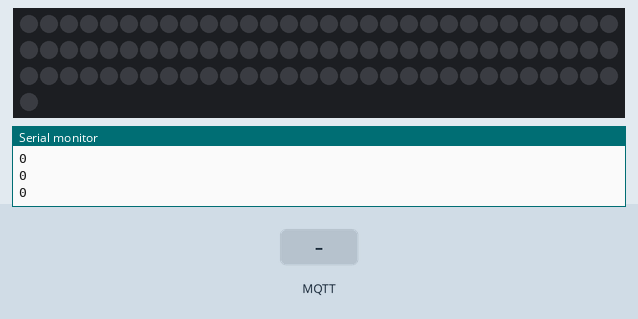
Simulated run of this sketch. Board: ESP8266 (NodeMCU). On the bench: 91 RGB LEDs in strip order, left to right, continuing on the next row, the last lines printed to the serial monitor. The inputs (shaded band) are chosen by the test bench. Dim RGB values are drawn brighter than linear; WiFi joins after 1.5 s; servers stay silent unless stated; no MQTT or app messages arrive unless stated.

Above: at 2.7 s.
2.8 s: MQTT message "ledstrip/desk/power" arrives on the third subscribed topic
At 2.99 s:
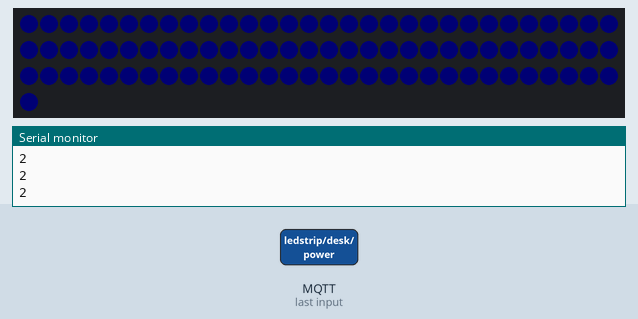
4.9 s: MQTT message "ledstrip/desk/power" arrives on the second subscribed topic
At 5.4 s:
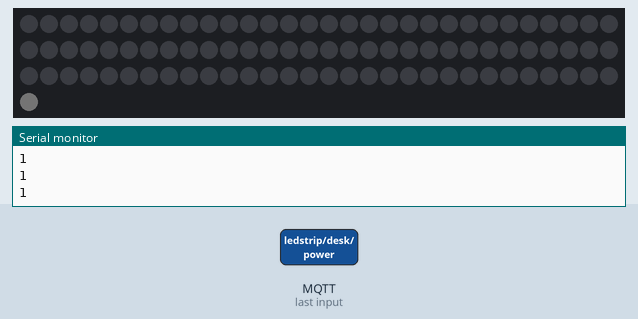
7.5 s: MQTT message "off" arrives on the third subscribed topic
At 9.68 s:
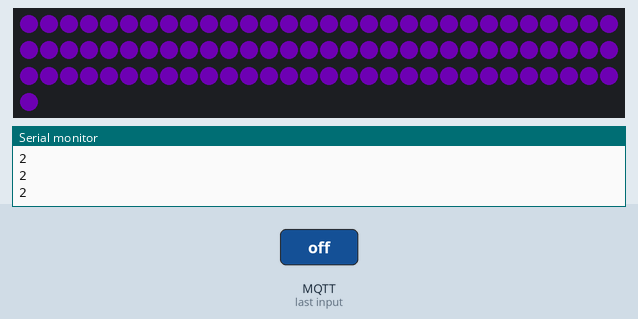
9.8 s: MQTT message "on" arrives on the second subscribed topic
At 11.1 s:
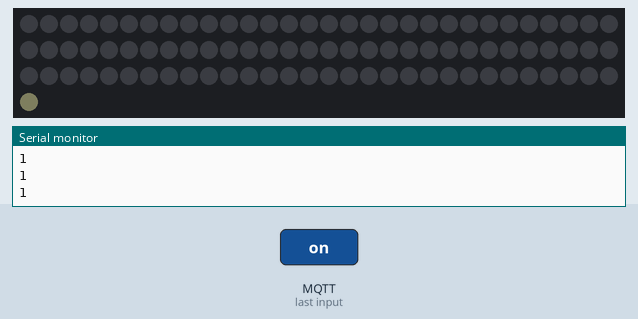

Measured:
- after the input at 2.8 s, the LEDs: change after 0.05 s (image 1)
- after the input at 4.9 s, the LEDs: change at once (image 2)
- after the input at 7.5 s, the LEDs: first change at once (image 3 shows a later state)
- after the input at 9.8 s, the LEDs: first change at once (image 4 shows a later state)

The sketch:

Ledstrip_timer.ino
```cpp
#include <Arduino.h> //for platformio
#define FASTLED_INTERRUPT_RETRY_COUNT 0
#define FASTLED_ESP8266_NODEMCU_PIN_ORDER
#include <FastLED.h>
#include <SimpleTimer.h>
#include <PubSubClient.h>
#include <ESP8266WiFi.h>
#include <ESP8266mDNS.h>
#include <WiFiUdp.h>
#include <ArduinoOTA.h>

// #include <RemoteDebug.h>

#define NUM_LEDS 91 //number of leds
#define LED_PIN D4   //Use GPIO2 D4

/**setup MQTT and wifi**/
const char *ssid = "ssid";
const char *password = "password";
const char *mqtt_server = "IP";
const int mqtt_port = 1883;
const char *mqtt_username = "hassio";
const char *mqtt_password = "mqtt";
const char *mqtt_client_name = "ledCountdown";
CRGB leds[NUM_LEDS];
const EOrder rgbType = GRB; //change RGB order if color isn't correct.
WiFiClient espClient;
PubSubClient client(espClient);
SimpleTimer timer;


int focusTimer = 1;
int restTimer = 2;
bool isFirstboot = true;
bool powerOn = false;
int mode = 0;
int cycle = 0;
int blinkVal = 50;

int timerseconds = 0;
int ledcountNo = 0;


//**timer configeration**/
long focustime = 1200000;
//tomato timer
//in milliseconds
//minutes multiply by 60000 to get milliseconds
int countdownTime = 3300;
// short break timer
// actual time = countdowntime*number of leds
// in milliseconds

bool accending = true;
int brightness = 0;

void setup_wifi()
{
  Serial.println();
  Serial.print("Connecting to ");
  Serial.println(ssid);
  int connect = 0;
  WiFi.begin(ssid, password);

  while (WiFi.status() != WL_CONNECTED)
  {
    delay(500);
    Serial.print(++connect);Serial.print(" ");
  }

  Serial.println("\n");
  Serial.println("Connection established");
  Serial.println("IP address: ");
  Serial.println(WiFi.localIP());
}

void reconnect()
{
  if (!client.connected())
  {
    if (WiFi.status() != WL_CONNECTED)
    {
      setup_wifi();
    }
    if (client.connect(mqtt_client_name, mqtt_username, mqtt_password))
    {
      if (isFirstboot == true)
      {
        client.publish("ledstrip/desk/timer/status", "Rebooted");
        isFirstboot = false;
      }
      if (isFirstboot == false)
      {
        client.publish("ledstrip/desk/timer/status", "Reconnected");
      }
      client.subscribe("ledstrip/desk/timer");
      client.subscribe("ledstrip/desk/focusmode");
      client.subscribe("ledstrip/desk/gamingmode");
      client.subscribe("ledstrip/desk/power");
      //subscribe to mqtt topic
    }
  }
}

void callback(char *topic, byte *payload, unsigned int length)
{
  String newPayload = String((char *)payload);
  String mqttTopic = topic;
  Serial.println(mqttTopic);
  Serial.println(newPayload);
  if (mqttTopic == "ledstrip/desk/power" && newPayload == "off")
  {
    powerOn = false;
    mode = 0;
  }
  if (mqttTopic == "ledstrip/desk/focusmode")
  {
    powerOn = true;
    nscale8(leds, NUM_LEDS, 1);
    mode = 1;
    cycle = 0;
    brightness = 1;
    reset();
  }
  if (mqttTopic == "ledstrip/desk/gamingmode")
  {

    mode = 2;
    reset();

  }
}

void subtractInterval()
{
  ledcountNo--;
}

void checkIn()
{
  client.publish("/ledstrip/timer/status", "OK");
}

void chooseMode()
{
  switch (mode)
  {
  case 0:
    reset();
    break;
  case 1:
    focusMode();
    break;
  case 2:
    blinking(40, 197, 255);
    break;
  }
}

void focusMode()
{
  if (cycle == 0)
  {
    nscale8(leds, NUM_LEDS, 50);
    focusTimer = timer.setTimeout(focustime, timesUp);
    cycle += 1;
  }
  if (cycle == 1)
  {
    focusing(40, 35, 30);
    timer.run();
  }
  if (cycle < 4 && cycle > 1)
  {
    blinking(0, 35, 30);
    // Serial.print(cycle);
  }
  if (cycle == 4)
  {
    FastLED.delay(500);
    cycle += 1;
    Serial.print(cycle);
    Serial.print("cycle5 finish");
  }
  if (cycle < 8 && cycle > 4)
  {
    Serial.print("cycle6-8");
    blinking(0, 35, 30);
    Serial.print(cycle);
  }

  if (cycle == 8)
  {
    // Serial.print("cycle5 start");
    FastLED.delay(5000);
    restTimer = timer.setTimer(countdownTime, subtractInterval, NUM_LEDS);
    cycle += 1;
    // Serial.print("cycle5 finish");
  }

  if (cycle == 9)
  {
    ledCountdown();
    timer.run();
  }
}

void timesUp()
{
  timer.disable(focusTimer);
  timer.deleteTimer(focusTimer);
  cycle += 1;
  brightness = 1;
}

void ledCountdown()
{
  nscale8(leds, NUM_LEDS, 150);

  for (int i = 0; i < ledcountNo; i++)
  {
    int hue = (ledcountNo + 100);
    leds[i] = CHSV(hue, 150, 150);
  }
  //Serial.println(ledcountNo);
  FastLED.delay(50);

  if (ledcountNo == 0)
  {
    FastLED.delay(2000);
    reset();
    // Serial.print("full cycle finished");
    // Serial.print(cycle);
  }
}


void reset()
{
  ledcountNo = NUM_LEDS;
  timer.disable(restTimer);
  timer.disable(focusTimer);
  timer.deleteTimer(restTimer);
  timer.deleteTimer(focusTimer);
  nscale8(leds, NUM_LEDS, 1);
  cycle = 0;
}

void blinking(int speed, int hue, int sat)
{
  if (brightness > -1 && brightness < 160)
  {
    for (int i = 0; i < NUM_LEDS; i++)
    {
      leds[i] = CHSV(hue, sat, brightness);
    }
  }

  if (brightness < 1 && accending == false)
  {

    accending = true;
    cycle++;
    brightness = 1;
  }
  if (brightness > 160 && accending == true)
  {
    accending = false;
    brightness = 160;
  }
  if (accending == true)
  {
    brightness += 2;
  }
  if (accending == false)
  {
    brightness -= 2;
  }
  FastLED.delay(speed);
}

void focusing(int speed, int hue, int sat)
{
  int i = NUM_LEDS - 1;

  leds[i] = CHSV(hue, sat, brightness);

  if (brightness == 0 && accending == false)
  {
    accending = true;
    brightness = 1;
  }
  if (brightness == 180 && accending == true)
  {
    accending = false;
    brightness = 180;
  }
  if (accending == true)
  {
    brightness++;
  }
  if (accending == false)
  {
    brightness--;
  }
  FastLED.delay(speed);
  //Serial.println(cycle);
}

void setup()
{
  Serial.begin(115200);
  WiFi.setSleepMode(WIFI_NONE_SLEEP);
  FastLED.addLeds<WS2812B, LED_PIN, rgbType>(leds, NUM_LEDS);
  WiFi.mode(WIFI_STA);
  setup_wifi();
  client.setServer(mqtt_server, mqtt_port);
  client.setCallback(callback);
  timer.setInterval(90000, checkIn);
  ArduinoOTA.setHostname("ledstrip");
  ArduinoOTA.begin();
}

void loop()
{
  if (!client.connected())
  {
    reconnect();
  }
  client.loop();
  ArduinoOTA.handle();
  chooseMode();
  FastLED.show();
  Serial.println(mode);
}
```
